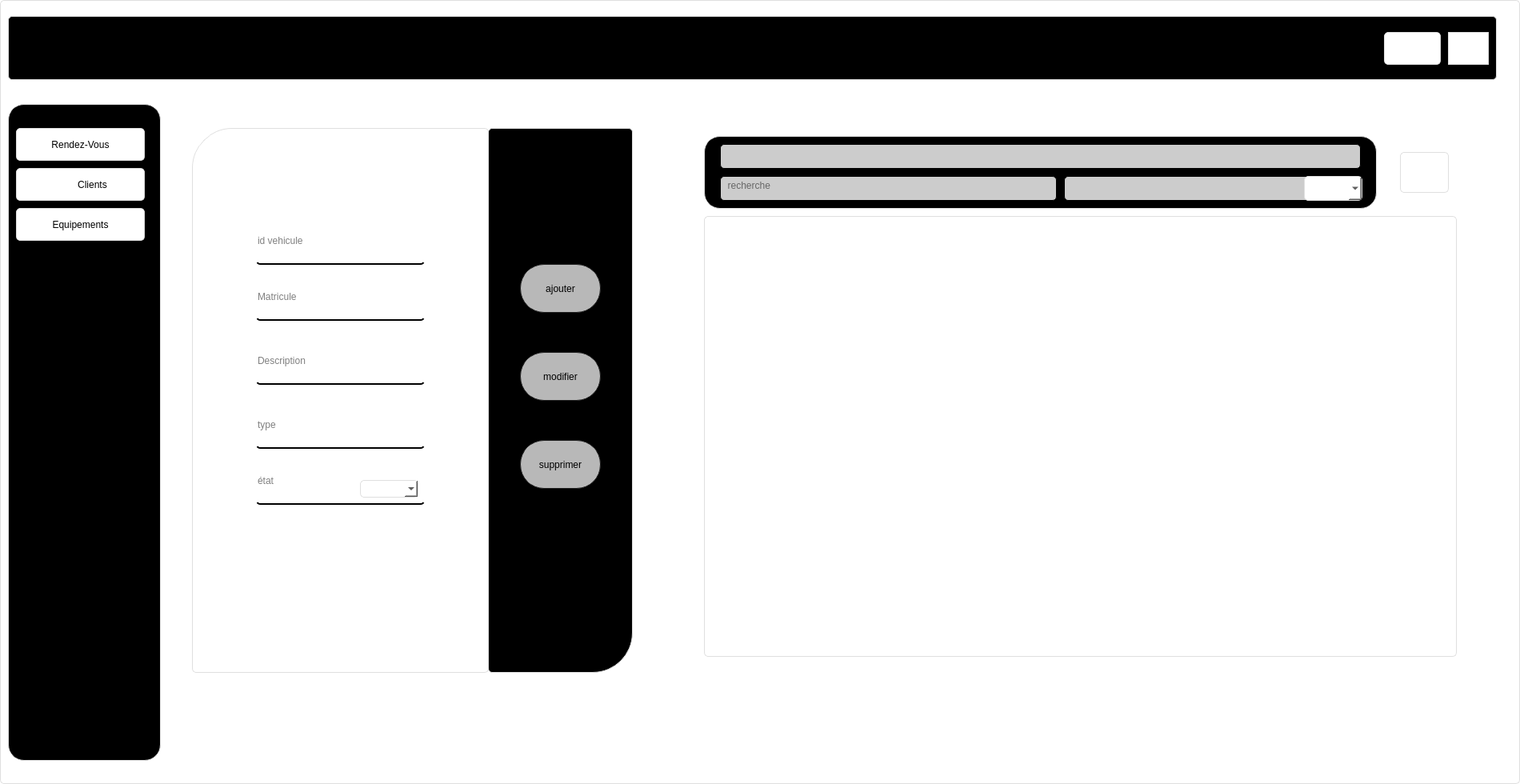
<?xml version="1.0" encoding="UTF-8"?>
<ui version="4.0">
 <class>vehicule</class>
 <widget class="QDialog" name="vehicule">
  <property name="geometry">
   <rect>
    <x>0</x>
    <y>0</y>
    <width>1900</width>
    <height>980</height>
   </rect>
  </property>
  <property name="windowTitle">
   <string>Dialog</string>
  </property>
  <property name="styleSheet">
   <string notr="true">QClient{
	background-color: #071e26;
}
QWidget {	
	border:1px solid #dfdfdf;
	border-radius: 5px;
	background-color: #ffffff;
}

QPushButton{
	
	border-raduis:5px
}
QPushButton:pressed {
	background-color: rgb(189, 189, 189);
}
#side_menu{
	border-radius: 20px;
	background-color:rgb(0, 0, 0);
}
#top_widget{

	background-color:rgb(0, 0, 0);
}
#form{
	
	
	background-color: rgb(255, 255, 255);
border-top-left-radius: 50px;
}

#widget_2 QLineEdit{
font: 11pt &quot;MS Shell Dlg 2&quot;;
background-color:rgba(0,0,0,0);
border:none;
border-bottom:2px solid rgb(0,0,0);
padding-bottom:7px

}
#widget_2{
	
	/* background-color: QLinearGradient( x1: 0, y1: 0, x2: 0, y2: 1, stop: 0 #ffa02f, stop: 1 #d7801a);*/
	/*background-color: QLinearGradient( x1: 0, y1: 0, x2: 0, y2: 1, stop: 0 #4d4d4d, stop: 0.1 #646464, stop: 1 #5d5d5d);*/
     background-color:QLinearGradient( x1: 0, y1: 0, x2: 0, y2: 1, stop: 0 #4aafdb, stop: 1 #090763);
}
#options{
background-color:rgb(0, 0, 0);
border-bottom-right-radius: 50px;

}
#widget_2 #recherche{
	
	background-color: rgb(204, 204, 204);
	border:1px solid rgb(0,0,0);
}
#widget_2 #ajouter{
 color:rgb(0, 0, 0);
    background-color: rgb(184, 184, 184);
    border-width: 1px;
    border-color: #1e1e1e;
    border-style: solid;
    border-radius: 30px;
    padding: 3px;
    font-size: 12px;
    padding-left: 5px;
    padding-right: 5px;
}


#widget_2 #modifier{
 color:rgb(0, 0, 0);
    background-color: rgb(184, 184, 184);
    border-width: 1px;
    border-color: #1e1e1e;
    border-style: solid;
    border-radius: 30px;
    padding: 3px;
    font-size: 12px;
    padding-left: 5px;
    padding-right: 5px;
}

#widget_2 #supprimer{
 color:rgb(0, 0, 0);
    background-color: rgb(184, 184, 184);
    border-width: 1px;
    border-color: #1e1e1e;
    border-style: solid;
    border-radius: 30px;
    padding: 3px;
    font-size: 12px;
    padding-left: 5px;
    padding-right: 5px;
}

#widget_2 #ajouter:pressed
{
    background-color: QLinearGradient( x1: 0, y1: 0, x2: 0, y2: 1, stop: 0 #2d2d2d, stop: 0.1 #2b2b2b, stop: 0.5 #292929, stop: 0.9 #282828, stop: 1 #252525);
}

#widget_2 #modifier:pressed
{
    background-color: QLinearGradient( x1: 0, y1: 0, x2: 0, y2: 1, stop: 0 #2d2d2d, stop: 0.1 #2b2b2b, stop: 0.5 #292929, stop: 0.9 #282828, stop: 1 #252525);
}

#widget_2 #supprimer:pressed
{
    background-color: QLinearGradient( x1: 0, y1: 0, x2: 0, y2: 1, stop: 0 #2d2d2d, stop: 0.1 #2b2b2b, stop: 0.5 #292929, stop: 0.9 #282828, stop: 1 #252525);
}
#pdf_3{
	
	background-color: #071e26;
border:0px ;
}
#side_menu #stat_3{
	
	background-color: #071e26;
border:0px ;
}
#widget_2 #widget{
border-radius: 20px;
	background-color:rgb(0, 0, 0);
}
#widget QLineEdit {
background-color: rgb(204, 204, 204);
	border:1px solid rgb(0,0,0);
}

</string>
  </property>
  <widget class="QWidget" name="top_widget" native="true">
   <property name="geometry">
    <rect>
     <x>10</x>
     <y>20</y>
     <width>1861</width>
     <height>80</height>
    </rect>
   </property>
   <widget class="QPushButton" name="pushButton_6">
    <property name="geometry">
     <rect>
      <x>1720</x>
      <y>20</y>
      <width>71</width>
      <height>41</height>
     </rect>
    </property>
    <property name="text">
     <string/>
    </property>
    <property name="icon">
     <iconset resource="style.qrc">
      <normaloff>:/new/prefix1/icons/vehi.png</normaloff>:/new/prefix1/icons/vehi.png</iconset>
    </property>
    <property name="iconSize">
     <size>
      <width>45</width>
      <height>45</height>
     </size>
    </property>
    <property name="checkable">
     <bool>true</bool>
    </property>
    <property name="autoExclusive">
     <bool>true</bool>
    </property>
   </widget>
   <widget class="QPushButton" name="pushButton">
    <property name="geometry">
     <rect>
      <x>1800</x>
      <y>20</y>
      <width>51</width>
      <height>41</height>
     </rect>
    </property>
    <property name="styleSheet">
     <string notr="true">border-radius: 160px;</string>
    </property>
    <property name="text">
     <string/>
    </property>
    <property name="icon">
     <iconset resource="style.qrc">
      <normaloff>:/new/prefix1/icons/retour2.png</normaloff>:/new/prefix1/icons/retour2.png</iconset>
    </property>
    <property name="iconSize">
     <size>
      <width>55</width>
      <height>40</height>
     </size>
    </property>
   </widget>
  </widget>
  <widget class="QWidget" name="widget_2" native="true">
   <property name="geometry">
    <rect>
     <x>220</x>
     <y>130</y>
     <width>1651</width>
     <height>821</height>
    </rect>
   </property>
   <widget class="QLabel" name="options">
    <property name="geometry">
     <rect>
      <x>390</x>
      <y>30</y>
      <width>181</width>
      <height>681</height>
     </rect>
    </property>
    <property name="text">
     <string/>
    </property>
   </widget>
   <widget class="QTableView" name="tableView">
    <property name="geometry">
     <rect>
      <x>660</x>
      <y>140</y>
      <width>941</width>
      <height>551</height>
     </rect>
    </property>
    <property name="styleSheet">
     <string notr="true">border-raduis:5px;</string>
    </property>
   </widget>
   <widget class="QPushButton" name="pushButton_2">
    <property name="geometry">
     <rect>
      <x>1530</x>
      <y>60</y>
      <width>61</width>
      <height>51</height>
     </rect>
    </property>
    <property name="text">
     <string/>
    </property>
    <property name="icon">
     <iconset resource="style.qrc">
      <normaloff>:/new/prefix1/rech.png</normaloff>:/new/prefix1/rech.png</iconset>
    </property>
    <property name="iconSize">
     <size>
      <width>50</width>
      <height>50</height>
     </size>
    </property>
   </widget>
   <widget class="QPushButton" name="ajouter">
    <property name="geometry">
     <rect>
      <x>430</x>
      <y>200</y>
      <width>101</width>
      <height>61</height>
     </rect>
    </property>
    <property name="text">
     <string>ajouter</string>
    </property>
   </widget>
   <widget class="QPushButton" name="supprimer">
    <property name="geometry">
     <rect>
      <x>430</x>
      <y>310</y>
      <width>101</width>
      <height>61</height>
     </rect>
    </property>
    <property name="text">
     <string>modifier</string>
    </property>
   </widget>
   <widget class="QPushButton" name="modifier">
    <property name="geometry">
     <rect>
      <x>430</x>
      <y>420</y>
      <width>101</width>
      <height>61</height>
     </rect>
    </property>
    <property name="text">
     <string>supprimer</string>
    </property>
   </widget>
   <widget class="QLabel" name="form">
    <property name="geometry">
     <rect>
      <x>20</x>
      <y>30</y>
      <width>371</width>
      <height>681</height>
     </rect>
    </property>
    <property name="styleSheet">
     <string notr="true"/>
    </property>
    <property name="text">
     <string/>
    </property>
   </widget>
   <widget class="QLineEdit" name="lineEdit">
    <property name="geometry">
     <rect>
      <x>100</x>
      <y>150</y>
      <width>211</width>
      <height>51</height>
     </rect>
    </property>
    <property name="styleSheet">
     <string notr="true"/>
    </property>
    <property name="placeholderText">
     <string>id vehicule </string>
    </property>
   </widget>
   <widget class="QLineEdit" name="lineEdit_2">
    <property name="geometry">
     <rect>
      <x>100</x>
      <y>300</y>
      <width>211</width>
      <height>51</height>
     </rect>
    </property>
    <property name="text">
     <string/>
    </property>
    <property name="placeholderText">
     <string>Description</string>
    </property>
   </widget>
   <widget class="QLineEdit" name="lineEdit_4">
    <property name="geometry">
     <rect>
      <x>100</x>
      <y>380</y>
      <width>211</width>
      <height>51</height>
     </rect>
    </property>
    <property name="text">
     <string/>
    </property>
    <property name="placeholderText">
     <string>type</string>
    </property>
   </widget>
   <widget class="QLineEdit" name="lineEdit_5">
    <property name="geometry">
     <rect>
      <x>100</x>
      <y>450</y>
      <width>211</width>
      <height>51</height>
     </rect>
    </property>
    <property name="text">
     <string/>
    </property>
    <property name="placeholderText">
     <string>état</string>
    </property>
   </widget>
   <widget class="QComboBox" name="comboBox">
    <property name="geometry">
     <rect>
      <x>230</x>
      <y>470</y>
      <width>73</width>
      <height>22</height>
     </rect>
    </property>
   </widget>
   <widget class="QWidget" name="widget" native="true">
    <property name="geometry">
     <rect>
      <x>660</x>
      <y>40</y>
      <width>841</width>
      <height>91</height>
     </rect>
    </property>
    <widget class="QLineEdit" name="recherche">
     <property name="geometry">
      <rect>
       <x>20</x>
       <y>50</y>
       <width>421</width>
       <height>31</height>
      </rect>
     </property>
     <property name="placeholderText">
      <string>  recherche</string>
     </property>
    </widget>
    <widget class="QLineEdit" name="lineEdit_3">
     <property name="geometry">
      <rect>
       <x>20</x>
       <y>10</y>
       <width>801</width>
       <height>31</height>
      </rect>
     </property>
    </widget>
    <widget class="QLineEdit" name="lineEdit_6">
     <property name="geometry">
      <rect>
       <x>450</x>
       <y>50</y>
       <width>371</width>
       <height>31</height>
      </rect>
     </property>
    </widget>
    <widget class="QComboBox" name="comboBox_2">
     <property name="geometry">
      <rect>
       <x>750</x>
       <y>50</y>
       <width>73</width>
       <height>31</height>
      </rect>
     </property>
    </widget>
   </widget>
   <widget class="QLineEdit" name="lineEdit_7">
    <property name="geometry">
     <rect>
      <x>100</x>
      <y>220</y>
      <width>211</width>
      <height>51</height>
     </rect>
    </property>
    <property name="text">
     <string/>
    </property>
    <property name="placeholderText">
     <string>Matricule</string>
    </property>
   </widget>
   <widget class="QLabel" name="label">
    <property name="geometry">
     <rect>
      <x>-5</x>
      <y>-5</y>
      <width>1661</width>
      <height>831</height>
     </rect>
    </property>
    <property name="text">
     <string/>
    </property>
    <property name="pixmap">
     <pixmap resource="style.qrc">:/new/prefix1/icons/blue2.png</pixmap>
    </property>
   </widget>
   <zorder>label</zorder>
   <zorder>options</zorder>
   <zorder>tableView</zorder>
   <zorder>pushButton_2</zorder>
   <zorder>ajouter</zorder>
   <zorder>supprimer</zorder>
   <zorder>modifier</zorder>
   <zorder>form</zorder>
   <zorder>lineEdit</zorder>
   <zorder>lineEdit_2</zorder>
   <zorder>lineEdit_4</zorder>
   <zorder>lineEdit_5</zorder>
   <zorder>comboBox</zorder>
   <zorder>widget</zorder>
   <zorder>lineEdit_7</zorder>
  </widget>
  <widget class="QWidget" name="side_menu" native="true">
   <property name="geometry">
    <rect>
     <x>10</x>
     <y>130</y>
     <width>191</width>
     <height>821</height>
    </rect>
   </property>
   <widget class="QPushButton" name="pushButton_7">
    <property name="geometry">
     <rect>
      <x>10</x>
      <y>30</y>
      <width>161</width>
      <height>41</height>
     </rect>
    </property>
    <property name="text">
     <string>Rendez-Vous</string>
    </property>
    <property name="icon">
     <iconset resource="style.qrc">
      <normaloff>:/new/prefix1/icons/rend.png</normaloff>:/new/prefix1/icons/rend.png</iconset>
    </property>
    <property name="iconSize">
     <size>
      <width>50</width>
      <height>50</height>
     </size>
    </property>
    <property name="checkable">
     <bool>true</bool>
    </property>
    <property name="autoExclusive">
     <bool>true</bool>
    </property>
   </widget>
   <widget class="QPushButton" name="pushButton_8">
    <property name="geometry">
     <rect>
      <x>10</x>
      <y>130</y>
      <width>161</width>
      <height>41</height>
     </rect>
    </property>
    <property name="text">
     <string>Equipements</string>
    </property>
    <property name="icon">
     <iconset resource="style.qrc">
      <normaloff>:/new/prefix1/icons/equi.png</normaloff>:/new/prefix1/icons/equi.png</iconset>
    </property>
    <property name="iconSize">
     <size>
      <width>50</width>
      <height>50</height>
     </size>
    </property>
    <property name="checkable">
     <bool>true</bool>
    </property>
    <property name="autoExclusive">
     <bool>true</bool>
    </property>
   </widget>
   <widget class="QPushButton" name="pushButton_5">
    <property name="geometry">
     <rect>
      <x>10</x>
      <y>80</y>
      <width>161</width>
      <height>41</height>
     </rect>
    </property>
    <property name="text">
     <string>         Clients</string>
    </property>
    <property name="icon">
     <iconset resource="style.qrc">
      <normaloff>:/new/prefix1/icons/cli.png</normaloff>:/new/prefix1/icons/cli.png</iconset>
    </property>
    <property name="iconSize">
     <size>
      <width>50</width>
      <height>50</height>
     </size>
    </property>
   </widget>
  </widget>
 </widget>
 <resources>
  <include location="style.qrc"/>
 </resources>
 <connections/>
</ui>
